Frame 1 (no input): blank canvas, image omitted
Frame 60 (the mouse pressed at the canvas centre just before this capture): blank canvas, image omitted
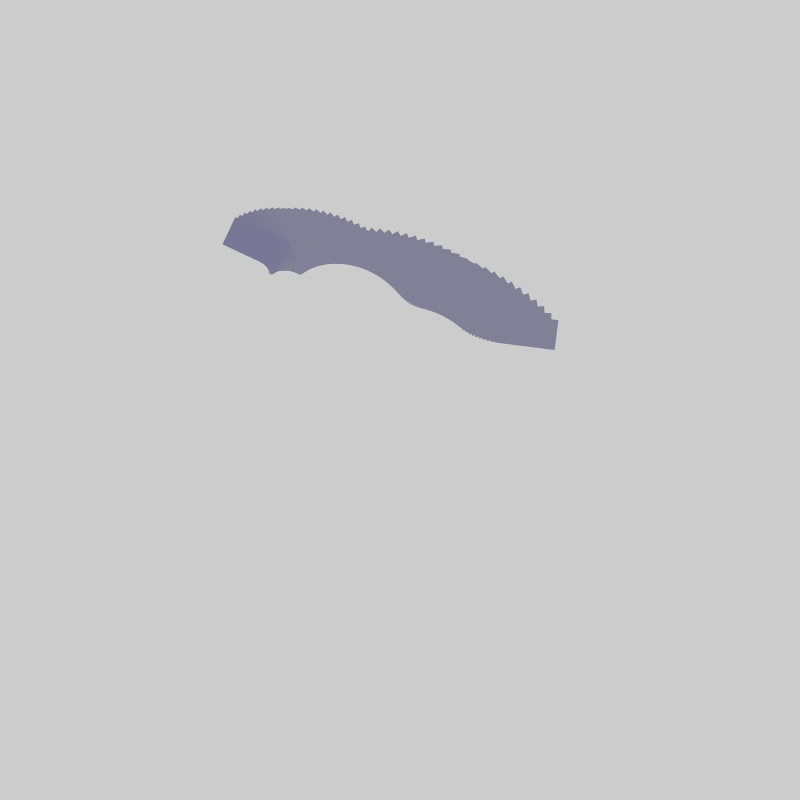
Frame 120 (the mouse held since frame 60 and released just before this capture)

The Processing sketch whose frames 1 and 60 were blank and that drew this single picture after the mouse press (run headless with seeded random() and noise(); from frame 60 on, the mouse is pressed at the canvas centre):

// Processing sketch: w3_04_nestedTransformations2
// ── w3_04_nestedTransformations2.pde
// code 1 FA 17
// week 3 - example 04
// bryan ma
// nested transformations with pushMatrix and popMatrix
// multiple nested translations and rotations, 
// with a final rectangle being drawn in the innermost matrix.

float angle = 0;
float x = 0;

void setup() {
  size(800, 800);
  rectMode(CENTER);
}

void draw() {
  //background(200);
  
  noStroke();
  fill(255, 1);
  rect(0, 0, width*2, height*2);
  
  // save the starting coordinate system
  pushMatrix();
  translate(width/2, height/2);
  scale(0.8);
  rotate(radians(angle));
  angle = angle - 1;
  fill(255);
  //rect(0, 0, 200, 200);
  // go back to that saved starting coordinate system
  
  pushMatrix();
  translate(150, 150);
  rotate(radians(-angle * 2.2));
  //rect(0, 0, 80, 120);
  
  pushMatrix();
  translate(80, 80);
  rotate(radians(angle * 3));
  //rect(0, 0, 40, 40);
  
  pushMatrix();
  translate(120, 50);
  rotate(radians(angle*4));
  fill(mouseX * 0.3, mouseY * 0.3, 150);
  noStroke();
  rect(0, 0, 50 * mouseX / width * 3.0, 30 * mouseY / height * 2.5);
  popMatrix();
  popMatrix();
  popMatrix();
  popMatrix();
}
